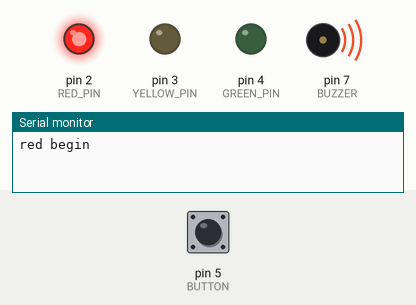
This sketch was run on a simulated Arduino Uno, built with avr-gcc and run on an emulated ATmega328P. Shown: output pins drawn as LEDs (lit = HIGH), buzzer (waves = sounding), the last lines printed to the serial monitor. The test bench sets the inputs (shaded band); at power-on: pin 5 (BUTTON) HIGH.

Above: at 0.12 s.
At 10.1 s:
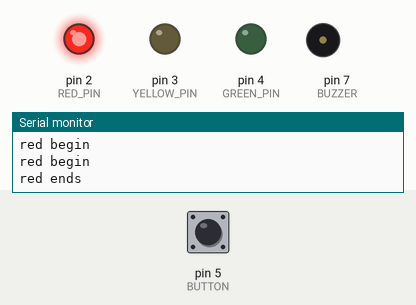
At 11.2 s:
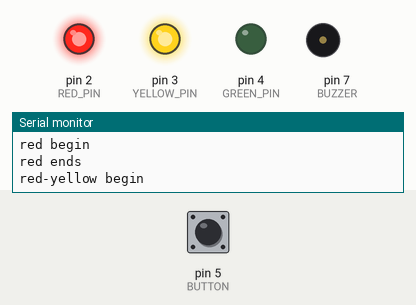
At 12.2 s:
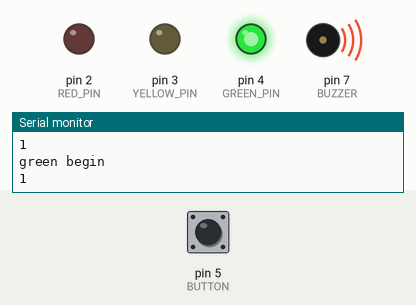
At 14.5 s:
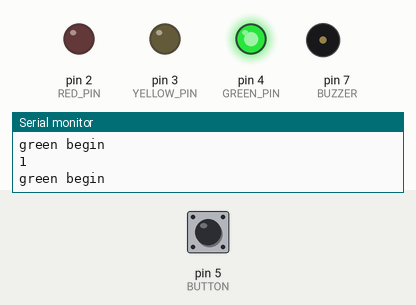
At 18.0 s:
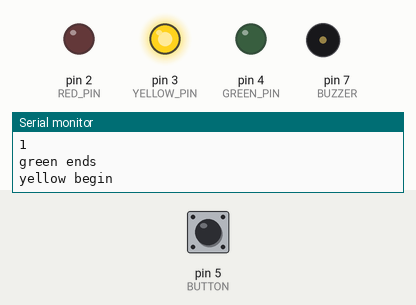
Timing chart, 0 to 21.9 s (numbered marks = the images above):
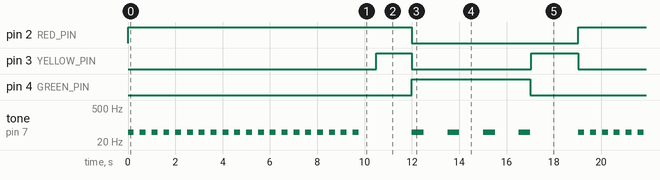

Measured:
- by itself, pin 2 (RED_PIN): alternates HIGH for 12.0 s and LOW for 7.0 s
- by itself, pin 3 (YELLOW_PIN): LOW → HIGH at 10.5 s, → LOW 1.5 s later, → HIGH 5.0 s later, → LOW 2.0 s later, … (8 changes in this stretch)
- by itself, pin 4 (GREEN_PIN): alternates HIGH for 5.0 s and LOW for 14.0 s
- by itself, tone on pin 7 (BUZZER): plays 50 Hz for 0.25 s, 50 Hz for 0.25 s, 50 Hz for 0.25 s, 50 Hz for 0.25 s, 50 Hz for 0.25 s, 50 Hz for 0.25 s … (52 notes in this stretch)

The sketch:

demo1.ino
```cpp
#define RED_PIN 2
#define YELLOW_PIN 3
#define GREEN_PIN 4

#define BUTTON 5
#define BUZZER 7

#define RED_STATE 0
#define RED_YELLOW_STATE 1
#define YELLOW_STATE 2
#define GREEN_STATE 3

#define RED_MILLIS 10000
#define YELLOW_MILLIS 2000
#define GREEN_MILLIS 5000

int tl_state; // Traffic light state.
int buttonState=0;
unsigned long tmp;
unsigned long tl_timer; // Traffic light timer.
int key2change;
void setup()
{

  // Configure LED pins as outputs.
  Serial.begin(9600);

  pinMode(RED_PIN,OUTPUT);
  pinMode(YELLOW_PIN,OUTPUT);
  pinMode(GREEN_PIN,OUTPUT);
  pinMode(BUZZER,OUTPUT);

  pinMode(BUTTON,INPUT);

  digitalWrite(YELLOW_PIN,LOW);
  digitalWrite(GREEN_PIN,LOW);
  digitalWrite(RED_PIN,LOW);

  // Initial state for states and timers..
  tl_state = RED_STATE;
  tl_timer = millis() + RED_MILLIS;
  tmp=0;
  key2change = 0;
}


void loop()
{
  // TL state machine.
  switch (tl_state) {
  case RED_STATE:
    Serial.println("red begin");

    // Turn red light on.
    digitalWrite(RED_PIN,HIGH);

    tone(BUZZER,50,250);
    if ( millis()>tl_timer )
    {
      // Turn red light off.
      //Set timer for red-yellow state.
//      digitalWrite(RED_PIN,LOW);
      tl_state = RED_YELLOW_STATE;
      tl_timer = millis()+ YELLOW_MILLIS;
      Serial.println("red ends");
      noTone(BUZZER);
    }
    delay(500);
  break;

  case RED_YELLOW_STATE:
    Serial.println("red-yellow begin");
    digitalWrite(YELLOW_PIN,HIGH);

    while(millis()<tl_timer){
//      Serial.println(buttonState);
      if(buttonState == LOW){
        buttonState=digitalRead(BUTTON);
      }
    }
    //  buttonState=digitalRead(BUTTON);
    Serial.println(buttonState);

    digitalWrite(RED_PIN,LOW);
    digitalWrite(YELLOW_PIN,LOW);

    tl_state = GREEN_STATE;
    tmp=0;
    Serial.println("red-yellow ends");
    // Code for red-yellow state.
  break;

  case YELLOW_STATE:
    Serial.println("yellow begin");
    digitalWrite(YELLOW_PIN,HIGH);
    delay(2000);
    digitalWrite(YELLOW_PIN,LOW);
    tl_timer = millis() + RED_MILLIS;
    tl_state = RED_STATE;
    Serial.println("yellow ends");
    // Code for yellow state.
  break;

  case GREEN_STATE:
    Serial.println("green begin");
    //turn on green light
    digitalWrite(GREEN_PIN,HIGH);
    //turn on buzer on 500 off 1500


    if (millis()-tmp > 1500||tmp==0)
    {
      tmp = millis();
      tone(BUZZER,50,500);
      Serial.println(tmp);
    }


    if(buttonState == LOW)
      buttonState=digitalRead(BUTTON);
      Serial.println(buttonState);

    if (buttonState==HIGH&&key2change==0/*Timer expired AND touch-button was pressed*/ ) {
      // Turn green light off.
      // Set timer for yellow state.
      Serial.println("button is clicked");
      tl_timer = millis() + GREEN_MILLIS;
      key2change = 1;
     }

    if (key2change == 1&&millis()>tl_timer)
    {
      buttonState=LOW;
      digitalWrite(GREEN_PIN,LOW);
      tl_timer = millis() + YELLOW_MILLIS;
      tl_state = YELLOW_STATE;
      noTone(BUZZER);
      Serial.println("green ends");
      tmp=0;
      key2change = 0;
    }
  break;
  }


}
```
